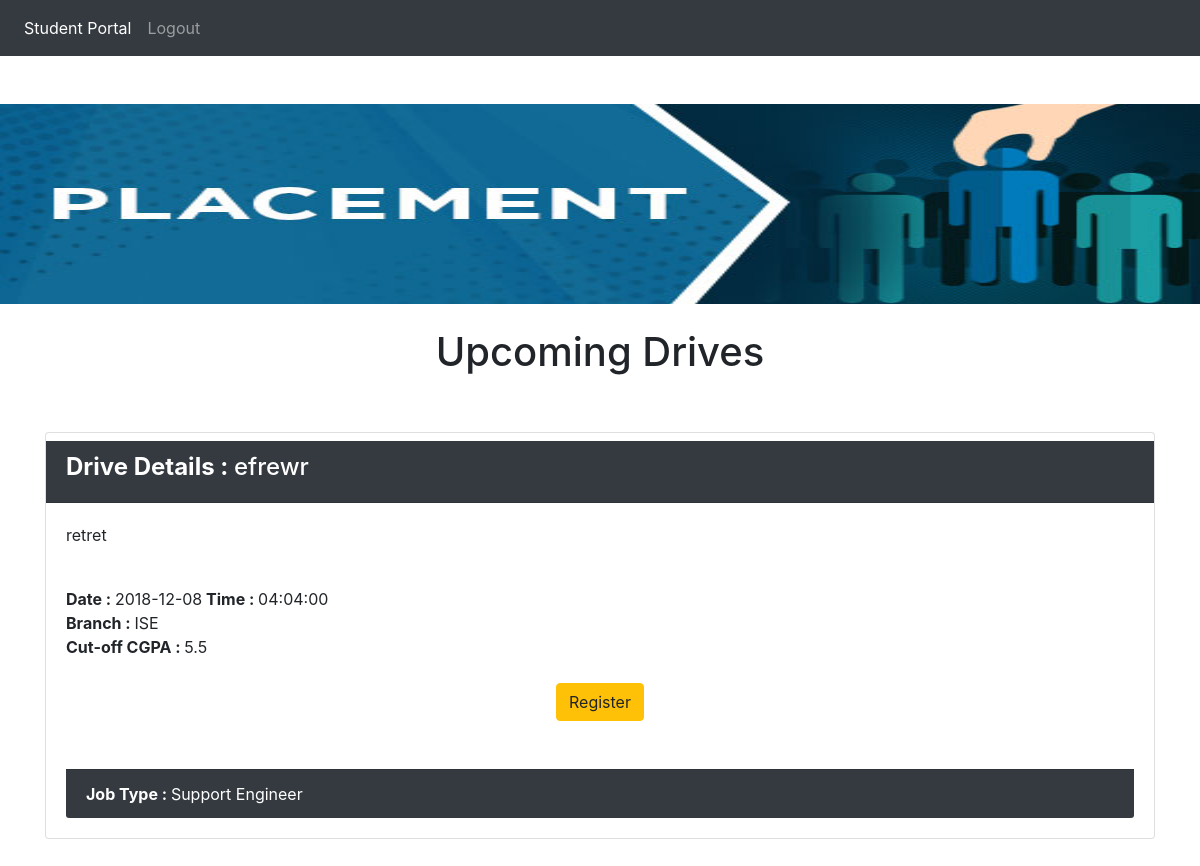
Screenshot of /student_portal.php (signed in) with the database file from the repository.
### tables this page shows
CREATE TABLE `drives` (
  `dr_id` int(11) NOT NULL,
  `drname` varchar(40) NOT NULL,
  `drdetails` varchar(500) NOT NULL,
  `drdate` date NOT NULL,
  `drtime` time NOT NULL,
  `drlocation` varchar(60) NOT NULL,
  `drtype` varchar(50) NOT NULL,
  `drbranch` varchar(20) NOT NULL,
  `drcutoff` float NOT NULL
);

### student_portal.php (the view, shortened to what this page needs)
<html>
    <head>
        <link rel="stylesheet" href="css/bs.css">
    </head>
    <nav class="navbar navbar-expand-lg navbar-dark bg-dark">
      <div class="collapse navbar-collapse" id="navbarNav">
    <ul class="navbar-nav">
      <li class="nav-item active">
        <a class="nav-link" href="index.php">Student Portal<span class="sr-only">(current)</span></a>
      </li>
      <li class="nav-item">
        <a class="nav-link" href="index.php">Logout</a>
      </li>
    </ul>
  </div>
    </nav>
    <body><br><br><center>
      <img src='images/1.jpg' width='100%' height="200px"><br><br>
        <h1>Upcoming Drives</h1><br>
        <br>
</center>
        <?php
        include "config.php";
        $event="SELECT * FROM drives where drcutoff <=".$_SESSION['cgpa'];
        $result = mysqli_query($sccon,$event);
        echo "<div class='container'>";
        while($row = mysqli_fetch_array($result)) {
            echo "<div class='card'><center><h3><b></b></h3></center>";
            echo "<div class='card-header bg-dark text-white'><h4><b>Drive Details : </b>".$row['drname']."</h4></div>";
            echo "<div class='card-body'><p>".$row['drdetails']."</p>";
            $t=$row['dr_id'];
            echo "<br><b>Date : </b>".$row['drdate']."<b> Time : </b>".$row['drtime'];
            echo "<br><b>Branch : </b>".$row['drbranch'];
            echo "<br><b>Cut-off CGPA : </b>".$row['drcutoff'];
            echo "<br><br><center><a href='ups.php?r=".$t."'><button class='btn btn-warning'>Register</button></a></center><br>";
            echo "<br><div class='card-footer bg-dark text-white'><b>Job Type : </b>".$row['drtype']."</div>";
            echo "</div></div><br><br>";
        }
        echo "</div>";
        ?>
    </body>
    </html>

### rows the page displays
drives: drname "efrewr", drdetails "retret", drdate "2018-12-08", drtime "04:04:00", drbranch "ISE", drcutoff "5.5", drtype "Support Engineer"
